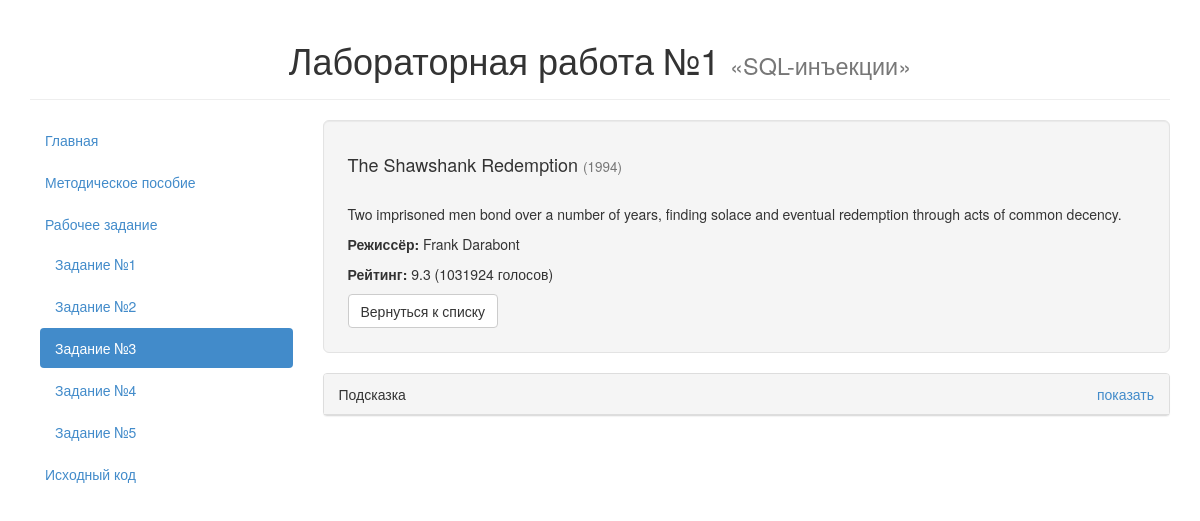
The app's page /cases/3/index.php?id=1 with its own data.
### tables this page shows
CREATE TABLE `reviews` (
    `id` INTEGER PRIMARY KEY,
    `rating` REAL,
    `title` VARCHAR(255),
    `year` INTEGER,
    `director` VARCHAR(255),
    `review` TEXT,
    `votes` INTEGER
);

### cases/3/index.php (the view, shortened to what this page needs)
<!DOCTYPE html>
<html lang="ru">
	<head>
		<link href="../../css/bootstrap.min.css" rel="stylesheet">
	</head>
	<body>
		<div class="container">
			<div class="page-header">
				<h1 class="text-center">Лабораторная работа №1 <small>&laquo;SQL-инъекции&raquo;</small></h1>
			</div>
			<div class="row">
				<div class="col-md-3">
					<ul class="nav nav-pills nav-stacked">
						<li><a href="../../">Главная</a></li>
						<li><a href="../../documentation.html">Методическое пособие</a></li>
						<li>
							<a href="#">Рабочее задание</a>
							<ul class="nav nav-pills nav-stacked nav-inner">
								<li><a href="../1/">Задание №1</a></li>
								<li><a href="../2/">Задание №2</a></li>
								<li class="active"><a href=".">Задание №3</a></li>
								<li><a href="../4/">Задание №4</a></li>
								<li><a href="../5/">Задание №5</a></li>
							</ul>
						</li>
						<li><a href="https://github.com/toogle/sql-lab" target="_blank">Исходный код</a></li>
					</ul>
				</div>
				<div class="col-md-9">
					<div class="well well-lg">
						<?php
						$conn = @mysqli_connect('localhost', 'sql-lab', 'sql-lab', 'sql-lab');
						mysqli_query($conn, "SET NAMES utf8");
						mysqli_query($conn, "SET CHARACTER SET utf8");
						mysqli_set_charset($conn, 'utf8');
						if (isset($_GET['id'])) {
							$sql  = "SELECT rating, title, year, director, review, votes";
							$sql .= "  FROM reviews";
							$sql .= "  WHERE id = ${_GET['id']}";
							$res = mysqli_query($conn, $sql);
							if ($res) {
								$row = mysqli_fetch_assoc($res);
								$html  = "<h4>${row['title']} <small>(${row['year']})</small></h4>";
								$html .= "<p>${row['review']}</p>";
								$html .= "<p><b>Режиссёр:</b> ${row['director']}</p>";
								$html .= "<p><b>Рейтинг:</b> " . number_format($row['rating'], 1) . " (${row['votes']} голосов)</p>";
								$html .= "<a href=\".\" class=\"btn btn-default\">Вернуться к списку</a>";
								echo $html;
							}
						}
						?>
					</div>
					<div class="panel panel-default">
						<div class="panel-heading">
							Подсказка
							<a href="#" class="pull-right" data-toggle="collapse" data-target="#hint">показать</a>
						</div>
					</div>
				</div>
			</div>
		</div>
	</body>
</html>

### cases/3/index.php (style rules this page uses)
h4 { margin-bottom: 30px; }
.nav-inner { margin-left: 10px; }

### records on screen
reviews: title "The Shawshank Redemption", year "1994", review "Two imprisoned men bond over a number of years, finding solace and eventual redemption through acts of common decency.", director "Frank Darabont", rating "9.3", votes "1031924"
